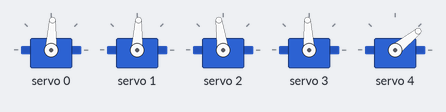
The sketch below on a simulated Arduino Uno, built with avr-gcc and run on an emulated ATmega328P. Parts: 5 × servo. At 10.8 s the program stops and its outputs stay as they are.

Above: at 1.15 s.
At 2.37 s:
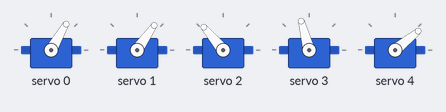
At 3.95 s:
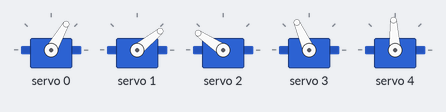
At 4.62 s:
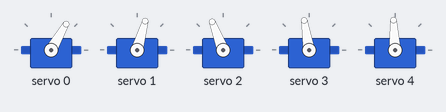
At 5.94 s:
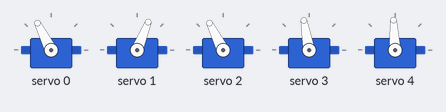
At 8.24 s:
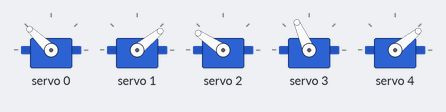
Timing chart, 0 to 10.8 s (numbered marks = the images above):
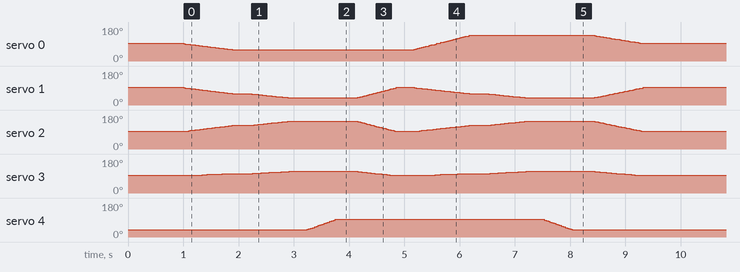

Measured:
- by itself, servo 4: rises from 39° to 93° in 0.51 s, then falls to 39° in 4.3 s

The sketch:

arm_pickplace_pca9685.ino
```cpp
// Requires the Adafruit PWM Servo Driver library.
// Arduino IDE: Sketch > Include Library > Manage Libraries > search
// "Adafruit PWM Servo Driver" > Install

#include <Wire.h>
#include <Adafruit_PWMServoDriver.h>

Adafruit_PWMServoDriver pca = Adafruit_PWMServoDriver(); // default I2C addr 0x40

// ==================== CHANNEL ASSIGNMENTS ====================
// PCA9685 has 16 channels (0-15). Assign each servo to one.
const int CH_TURRET     = 0;
const int CH_SHOULDER_L = 1;   // shoulderR mirrors this one
const int CH_SHOULDER_R = 2;
const int CH_ELBOW      = 3;
const int CH_GRIPPER    = 4;

// If shoulderR is mounted facing the opposite way from shoulderL,
// it needs to move to (180 - angle) to actually mirror the motion.
bool SHOULDER_R_INVERTED = true;

// ==================== SERVO PULSE CALIBRATION ====================
// PCA9685 doesn't take angles directly -- it takes a "tick" value
// (0-4095) representing pulse width at 50Hz. These are typical
// starting points for standard hobby servos; if your servos don't
// hit their full physical range, nudge these in small steps.
#define SERVO_MIN  102   // tick count at 0 degrees  (~0.5ms pulse)
#define SERVO_MAX  512   // tick count at 180 degrees (~2.5ms pulse)

int angleToTicks(int angle) {
  angle = constrain(angle, 0, 180);
  return map(angle, 0, 180, SERVO_MIN, SERVO_MAX);
}

// ==================== POSES ====================
// angles are PLACEHOLDERS. Test each joint individually first (see
// calibration notes below) and replace these with real safe values.
struct Pose {
  int turret;
  int shoulder;  // single value -- both shoulder servos derive from this
  int elbow;
  int gripper;   // e.g. ~40 = open, ~90 = closed -- tune to your gripper
};

Pose HOME       = {90, 90, 90, 40};
Pose OVER_OBJ   = {60, 60, 100, 40};
Pose GRAB_LOW   = {60, 40, 110, 40};
Pose GRAB_CLOSE = {60, 40, 110, 90};
Pose LIFT       = {60, 90, 90,  90};
Pose OVER_DROP  = {130, 60, 100, 90};
Pose DROP_LOW   = {130, 40, 110, 90};
Pose RELEASE    = {130, 40, 110, 40};

void setup() {
  pca.begin();
  pca.setPWMFreq(50); // standard hobby servos run at 50Hz

  writePoseInstant(HOME);
  delay(1000);
}

void loop() {
  moveToPose(OVER_OBJ,   800);
  delay(300);
  moveToPose(GRAB_LOW,   600);
  delay(300);
  moveToPose(GRAB_CLOSE, 400);
  delay(400);
  moveToPose(LIFT,       600);
  delay(300);
  moveToPose(OVER_DROP,  900);
  delay(300);
  moveToPose(DROP_LOW,   600);
  delay(300);
  moveToPose(RELEASE,    400);
  delay(400);
  moveToPose(HOME,       800);
  delay(1500);

  while (true); // remove this line once you want it to repeat continuously
}

// ==================== MOTION HELPERS ====================

Pose currentPose = {90, 90, 90, 40}; // tracks last commanded pose

// Smoothly steps every servo from currentPose to target over durationMs
void moveToPose(Pose target, int durationMs) {
  const int steps = 30;
  int stepDelay = durationMs / steps;

  for (int i = 1; i <= steps; i++) {
    float t = (float)i / steps;
    int tTurret   = currentPose.turret   + (target.turret   - currentPose.turret)   * t;
    int tShoulder = currentPose.shoulder + (target.shoulder - currentPose.shoulder) * t;
    int tElbow    = currentPose.elbow    + (target.elbow    - currentPose.elbow)    * t;
    int tGripper  = currentPose.gripper  + (target.gripper  - currentPose.gripper)  * t;

    writeServos(tTurret, tShoulder, tElbow, tGripper);
    delay(stepDelay);
  }
  currentPose = target;
}

// Jumps straight to a pose with no interpolation (used once at boot)
void writePoseInstant(Pose p) {
  writeServos(p.turret, p.shoulder, p.elbow, p.gripper);
  currentPose = p;
}

void writeServos(int t, int s, int e, int g) {
  pca.setPWM(CH_TURRET,     0, angleToTicks(t));
  pca.setPWM(CH_SHOULDER_L, 0, angleToTicks(s));
  pca.setPWM(CH_SHOULDER_R, 0, angleToTicks(SHOULDER_R_INVERTED ? 180 - s : s));
  pca.setPWM(CH_ELBOW,      0, angleToTicks(e));
  pca.setPWM(CH_GRIPPER,    0, angleToTicks(g));
}
```
